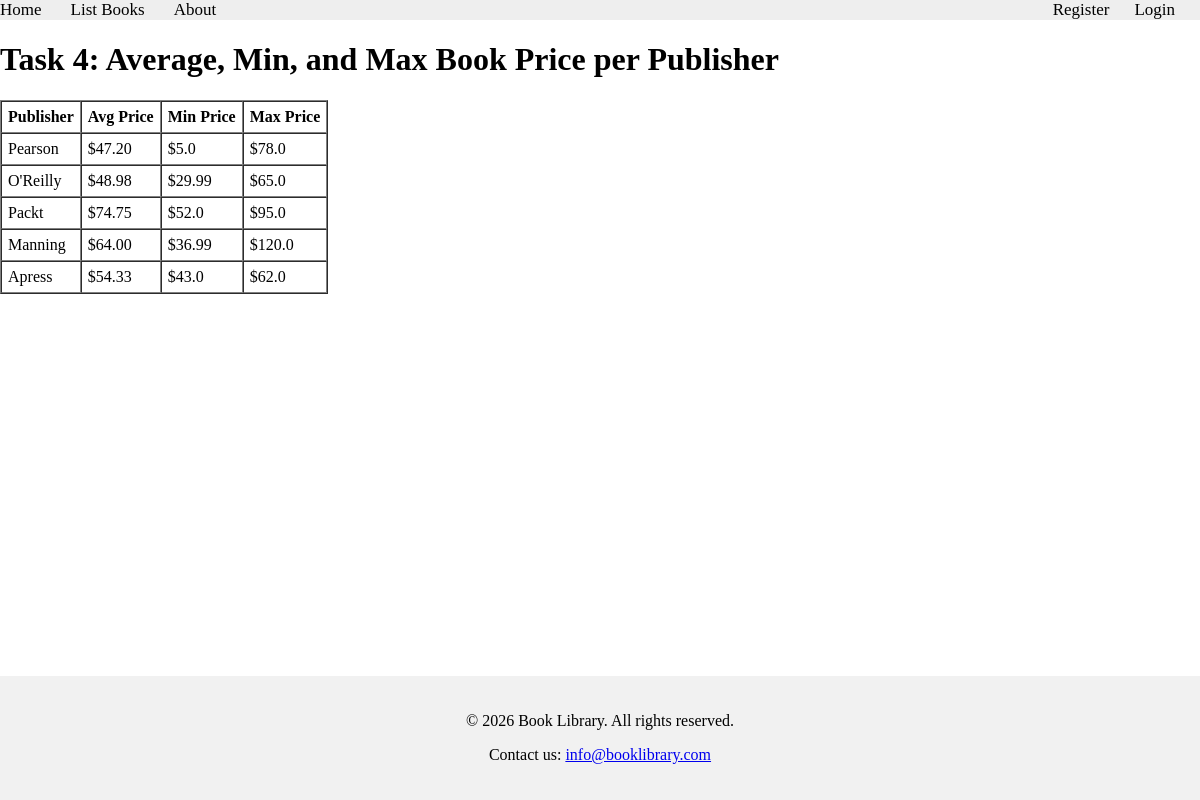
Screenshot of /books/lab9/task4 with the database file from the repository.
### apps/bookmodule/models.py (models this page shows, shortened)
class Publisher(models.Model):
    name = models.CharField(max_length=200)
    location = models.CharField(max_length=300)

### apps/bookmodule/views.py (the view)
# urls.py: path('lab9/task4', views.lab9_task4, name="books.lab9.task4"),
def lab9_task4(request):
    publishers = Publisher.objects.annotate(
        avg_price=Avg('book__price'),
        min_price=Min('book__price'),
        max_price=Max('book__price'),
    )
    return render(request, 'bookmodule/lab9_task4.html', {'publishers': publishers})

### apps/template/bookmodule/lab9_task4.html (shortened to what this page needs)
{% extends "layouts/base.html" %}
{% block content %}
<h1>Task 4: Average, Min, and Max Book Price per Publisher</h1>
<table border="1" cellpadding="6" cellspacing="0">
    <thead>
        <tr>
            <th>Publisher</th><th>Avg Price</th><th>Min Price</th><th>Max Price</th>
        </tr>
    </thead>
    <tbody>
        {% for pub in publishers %}
        <tr>
            <td>{{ pub.name }}</td>
            <td>${{ pub.avg_price|floatformat:2|default:"N/A" }}</td>
            <td>${{ pub.min_price|default:"N/A" }}</td>
            <td>${{ pub.max_price|default:"N/A" }}</td>
        </tr>
        {% empty %}
        <tr><td colspan="4">No publishers found.</td></tr>
        {% endfor %}
    </tbody>
</table>
{% endblock content %}

### apps/template/layouts/base.html (style rules this page uses)
body { display: flex; flex-direction: column; min-height: 100vh; margin: 0; }

### rows the page displays
Publisher: name "Pearson", avg_price "47.20", min_price "5.0", max_price "78.0"
Publisher: name "O'Reilly", avg_price "48.98", min_price "29.99", max_price "65.0"
Publisher: name "Packt", avg_price "74.75", min_price "52.0", max_price "95.0"
Publisher: name "Manning", avg_price "64.00", min_price "36.99", max_price "120.0"
Publisher: name "Apress", avg_price "54.33", min_price "43.0", max_price "62.0"
